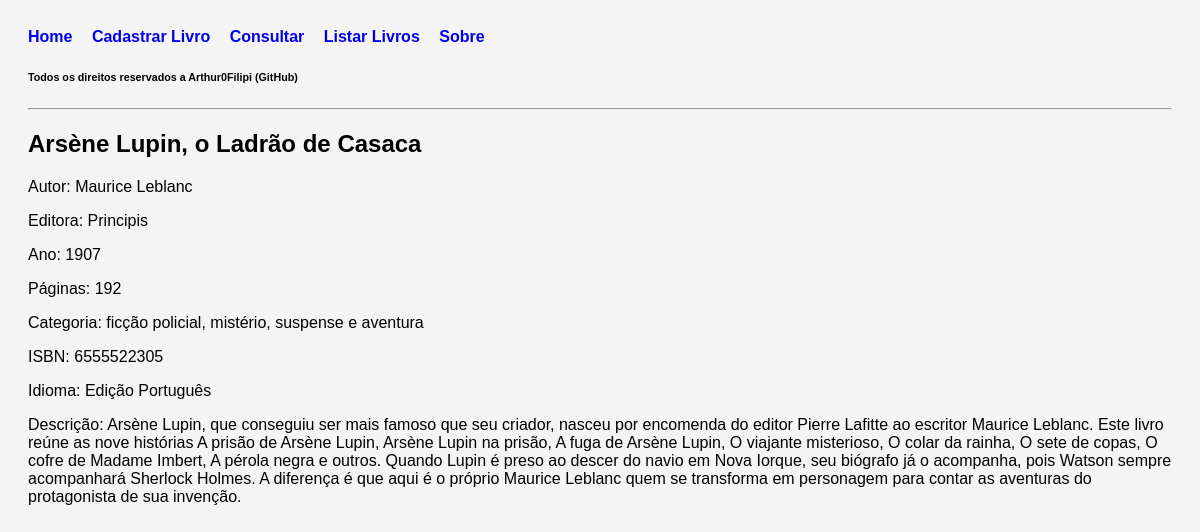
/detalhe/3/, run on the app's committed database.
### home/models.py (models this page shows, shortened)
class Livro(models.Model):
    titulo = models.CharField(max_length=100)
    autor = models.CharField(max_length=100)
    editora = models.CharField(max_length=100)
    ano = models.IntegerField()
    paginas = models.IntegerField()
    categoria = models.CharField(max_length=50)
    isbn = models.CharField(max_length=20)
    idioma = models.CharField(max_length=30)
    descricao = models.TextField()
    cadastrado_por = models.CharField(max_length=100)

### home/views.py (the view)
# urls.py: path('detalhe/<int:id>/', views.detalhe, name='detalhe'),
def detalhe(request, id):
    livro = Livro.objects.get(id=id)
    return render(request, 'detalhe.html', {'livro': livro})

### home/templates/detalhe.html
{% extends 'base.html' %}
{% block content %}
<h2>{{livro.titulo}}</h2>
<p>Autor: {{livro.autor}}</p>
<p>Editora: {{livro.editora}}</p>
<p>Ano: {{livro.ano}}</p>
<p>Páginas: {{livro.paginas}}</p>
<p>Categoria: {{livro.categoria}}</p>
<p>ISBN: {{livro.isbn}}</p>
<p>Idioma: {{livro.idioma}}</p>
<p>Descrição: {{livro.descricao}}</p>
{% endblock %}

### home/static/css/estilo.css (style rules this page uses)
body { font-family: Arial; background:#f4f4f4; padding:20px; }

### data on the page
Livro: titulo "Arsène Lupin, o Ladrão de Casaca", autor "Maurice Leblanc", editora "Principis", ano "1907", paginas "192", categoria "ficção policial, mistério, suspense e aventura", isbn "6555522305", idioma "Edição Português", descricao "Arsène Lupin, que conseguiu ser mais famoso que seu criador, nasceu por encomenda do editor Pierre Lafitte ao escritor Maurice Leblanc. Este livro reúne as nove histórias A prisão de Arsène Lupin, Arsène Lupin na prisão, A fuga de Arsène Lupin, O viajante misterioso, O colar da rainha, O sete de copas, O cofre de Madame Imbert, A pérola negra e outros. Quando Lupin é preso ao descer do navio em Nova Iorque, seu biógrafo já o acompanha, pois Watson sempre acompanhará Sherlock Holmes. A diferença é que aqui é o próprio Maurice Leblanc quem se transforma em personagem para contar as aventuras do protagonista de sua invenção."
